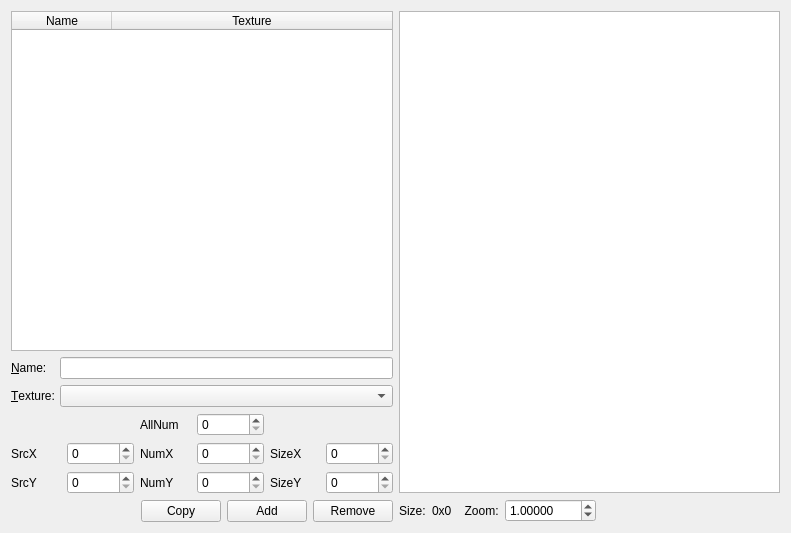
<?xml version="1.0" encoding="UTF-8"?>
<ui version="4.0">
 <class>SubGraphTab</class>
 <widget class="QWidget" name="SubGraphTab">
  <property name="geometry">
   <rect>
    <x>0</x>
    <y>0</y>
    <width>791</width>
    <height>533</height>
   </rect>
  </property>
  <property name="windowTitle">
   <string>SubGraphTab</string>
  </property>
  <layout class="QHBoxLayout" name="horizontalLayout_3">
   <item>
    <layout class="QVBoxLayout" name="verticalLayout">
     <item>
      <widget class="QTableWidget" name="tableWidget">
       <property name="editTriggers">
        <set>QAbstractItemView::NoEditTriggers</set>
       </property>
       <property name="selectionMode">
        <enum>QAbstractItemView::SingleSelection</enum>
       </property>
       <property name="selectionBehavior">
        <enum>QAbstractItemView::SelectRows</enum>
       </property>
       <attribute name="horizontalHeaderHighlightSections">
        <bool>false</bool>
       </attribute>
       <attribute name="horizontalHeaderStretchLastSection">
        <bool>true</bool>
       </attribute>
       <attribute name="verticalHeaderVisible">
        <bool>false</bool>
       </attribute>
       <attribute name="verticalHeaderDefaultSectionSize">
        <number>20</number>
       </attribute>
       <attribute name="verticalHeaderHighlightSections">
        <bool>false</bool>
       </attribute>
       <attribute name="verticalHeaderMinimumSectionSize">
        <number>20</number>
       </attribute>
       <column>
        <property name="text">
         <string>Name</string>
        </property>
       </column>
       <column>
        <property name="text">
         <string>Texture</string>
        </property>
       </column>
      </widget>
     </item>
     <item>
      <layout class="QGridLayout" name="gridLayout">
       <item row="0" column="0">
        <widget class="QLabel" name="label">
         <property name="text">
          <string>&amp;Name:</string>
         </property>
         <property name="buddy">
          <cstring>edName</cstring>
         </property>
        </widget>
       </item>
       <item row="0" column="1">
        <widget class="QLineEdit" name="edName"/>
       </item>
       <item row="1" column="0">
        <widget class="QLabel" name="label_2">
         <property name="text">
          <string>&amp;Texture:</string>
         </property>
         <property name="buddy">
          <cstring>cbTexture</cstring>
         </property>
        </widget>
       </item>
       <item row="1" column="1">
        <widget class="QComboBox" name="cbTexture"/>
       </item>
      </layout>
     </item>
     <item>
      <layout class="QGridLayout" name="gridLayout_2">
       <item row="1" column="2">
        <widget class="QLabel" name="label_5">
         <property name="text">
          <string>NumX</string>
         </property>
        </widget>
       </item>
       <item row="2" column="0">
        <widget class="QLabel" name="label_4">
         <property name="text">
          <string>SrcY</string>
         </property>
        </widget>
       </item>
       <item row="2" column="3">
        <widget class="QSpinBox" name="sbNumY">
         <property name="maximum">
          <number>999999999</number>
         </property>
        </widget>
       </item>
       <item row="1" column="3">
        <widget class="QSpinBox" name="sbNumX">
         <property name="maximum">
          <number>999999999</number>
         </property>
        </widget>
       </item>
       <item row="2" column="4">
        <widget class="QLabel" name="label_8">
         <property name="text">
          <string>SizeY</string>
         </property>
        </widget>
       </item>
       <item row="1" column="5">
        <widget class="QSpinBox" name="sbSizeX">
         <property name="maximum">
          <number>999999999</number>
         </property>
        </widget>
       </item>
       <item row="2" column="5">
        <widget class="QSpinBox" name="sbSizeY">
         <property name="maximum">
          <number>999999999</number>
         </property>
        </widget>
       </item>
       <item row="2" column="2">
        <widget class="QLabel" name="label_6">
         <property name="text">
          <string>NumY</string>
         </property>
        </widget>
       </item>
       <item row="1" column="4">
        <widget class="QLabel" name="label_7">
         <property name="text">
          <string>SizeX</string>
         </property>
        </widget>
       </item>
       <item row="1" column="0">
        <widget class="QLabel" name="label_3">
         <property name="text">
          <string>SrcX</string>
         </property>
        </widget>
       </item>
       <item row="1" column="1">
        <widget class="QSpinBox" name="sbSrcX">
         <property name="maximum">
          <number>999999999</number>
         </property>
        </widget>
       </item>
       <item row="2" column="1">
        <widget class="QSpinBox" name="sbSrcY">
         <property name="maximum">
          <number>999999999</number>
         </property>
        </widget>
       </item>
       <item row="0" column="2">
        <widget class="QLabel" name="label_9">
         <property name="text">
          <string>AllNum</string>
         </property>
        </widget>
       </item>
       <item row="0" column="3">
        <widget class="QSpinBox" name="sbAllNum">
         <property name="maximum">
          <number>999999999</number>
         </property>
        </widget>
       </item>
      </layout>
     </item>
     <item>
      <layout class="QHBoxLayout" name="horizontalLayout">
       <item>
        <spacer name="horizontalSpacer">
         <property name="orientation">
          <enum>Qt::Horizontal</enum>
         </property>
         <property name="sizeHint" stdset="0">
          <size>
           <width>40</width>
           <height>20</height>
          </size>
         </property>
        </spacer>
       </item>
       <item>
        <widget class="QPushButton" name="btnCopy">
         <property name="text">
          <string>Copy</string>
         </property>
        </widget>
       </item>
       <item>
        <widget class="QPushButton" name="btnAdd">
         <property name="text">
          <string>Add</string>
         </property>
        </widget>
       </item>
       <item>
        <widget class="QPushButton" name="btnRemove">
         <property name="text">
          <string>Remove</string>
         </property>
        </widget>
       </item>
      </layout>
     </item>
    </layout>
   </item>
   <item>
    <layout class="QVBoxLayout" name="verticalLayout_2">
     <item>
      <widget class="QGraphicsView" name="graphicsView">
       <property name="mouseTracking">
        <bool>true</bool>
       </property>
       <property name="dragMode">
        <enum>QGraphicsView::ScrollHandDrag</enum>
       </property>
       <property name="transformationAnchor">
        <enum>QGraphicsView::AnchorUnderMouse</enum>
       </property>
       <property name="resizeAnchor">
        <enum>QGraphicsView::AnchorUnderMouse</enum>
       </property>
      </widget>
     </item>
     <item>
      <layout class="QHBoxLayout" name="horizontalLayout_2">
       <item>
        <widget class="QLabel" name="label_11">
         <property name="text">
          <string>Size:</string>
         </property>
        </widget>
       </item>
       <item>
        <widget class="QLabel" name="lbSize">
         <property name="text">
          <string>0x0</string>
         </property>
        </widget>
       </item>
       <item>
        <widget class="QLabel" name="label_10">
         <property name="text">
          <string>  Zoom:</string>
         </property>
        </widget>
       </item>
       <item>
        <widget class="QDoubleSpinBox" name="sbZoom">
         <property name="decimals">
          <number>5</number>
         </property>
         <property name="maximum">
          <double>1000.000000000000000</double>
         </property>
         <property name="value">
          <double>1.000000000000000</double>
         </property>
        </widget>
       </item>
       <item>
        <spacer name="horizontalSpacer_2">
         <property name="orientation">
          <enum>Qt::Horizontal</enum>
         </property>
         <property name="sizeHint" stdset="0">
          <size>
           <width>40</width>
           <height>20</height>
          </size>
         </property>
        </spacer>
       </item>
      </layout>
     </item>
    </layout>
   </item>
  </layout>
 </widget>
 <layoutdefault spacing="6" margin="11"/>
 <resources/>
 <connections/>
</ui>
